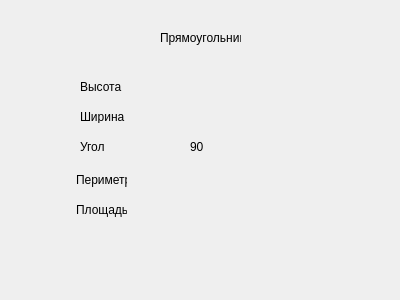
<?xml version="1.0" encoding="UTF-8"?>
<ui version="4.0">
 <class>ShowRectangle</class>
 <widget class="QDialog" name="ShowRectangle">
  <property name="geometry">
   <rect>
    <x>0</x>
    <y>0</y>
    <width>400</width>
    <height>300</height>
   </rect>
  </property>
  <property name="windowTitle">
   <string>Dialog</string>
  </property>
  <widget class="QLabel" name="label">
   <property name="geometry">
    <rect>
     <x>160</x>
     <y>30</y>
     <width>81</width>
     <height>16</height>
    </rect>
   </property>
   <property name="text">
    <string>Прямоугольник</string>
   </property>
  </widget>
  <widget class="QLabel" name="label_2">
   <property name="geometry">
    <rect>
     <x>80</x>
     <y>80</y>
     <width>47</width>
     <height>13</height>
    </rect>
   </property>
   <property name="text">
    <string>Высота</string>
   </property>
  </widget>
  <widget class="QLabel" name="label_3">
   <property name="geometry">
    <rect>
     <x>80</x>
     <y>110</y>
     <width>47</width>
     <height>13</height>
    </rect>
   </property>
   <property name="text">
    <string>Ширина</string>
   </property>
  </widget>
  <widget class="QLabel" name="label_4">
   <property name="geometry">
    <rect>
     <x>80</x>
     <y>140</y>
     <width>47</width>
     <height>13</height>
    </rect>
   </property>
   <property name="text">
    <string>Угол</string>
   </property>
  </widget>
  <widget class="QLabel" name="label_5">
   <property name="geometry">
    <rect>
     <x>76</x>
     <y>170</y>
     <width>51</width>
     <height>20</height>
    </rect>
   </property>
   <property name="text">
    <string>Периметр</string>
   </property>
  </widget>
  <widget class="QLabel" name="label_6">
   <property name="geometry">
    <rect>
     <x>76</x>
     <y>200</y>
     <width>51</width>
     <height>20</height>
    </rect>
   </property>
   <property name="text">
    <string>Площадь</string>
   </property>
  </widget>
  <widget class="QLabel" name="height">
   <property name="geometry">
    <rect>
     <x>190</x>
     <y>80</y>
     <width>47</width>
     <height>13</height>
    </rect>
   </property>
   <property name="text">
    <string/>
   </property>
  </widget>
  <widget class="QLabel" name="width">
   <property name="geometry">
    <rect>
     <x>190</x>
     <y>110</y>
     <width>47</width>
     <height>13</height>
    </rect>
   </property>
   <property name="text">
    <string/>
   </property>
  </widget>
  <widget class="QLabel" name="angle">
   <property name="geometry">
    <rect>
     <x>190</x>
     <y>140</y>
     <width>47</width>
     <height>13</height>
    </rect>
   </property>
   <property name="text">
    <string>90</string>
   </property>
  </widget>
  <widget class="QLabel" name="perimeter">
   <property name="geometry">
    <rect>
     <x>190</x>
     <y>170</y>
     <width>47</width>
     <height>13</height>
    </rect>
   </property>
   <property name="text">
    <string/>
   </property>
  </widget>
  <widget class="QLabel" name="square">
   <property name="geometry">
    <rect>
     <x>190</x>
     <y>200</y>
     <width>47</width>
     <height>13</height>
    </rect>
   </property>
   <property name="text">
    <string/>
   </property>
  </widget>
 </widget>
 <resources/>
 <connections/>
</ui>
